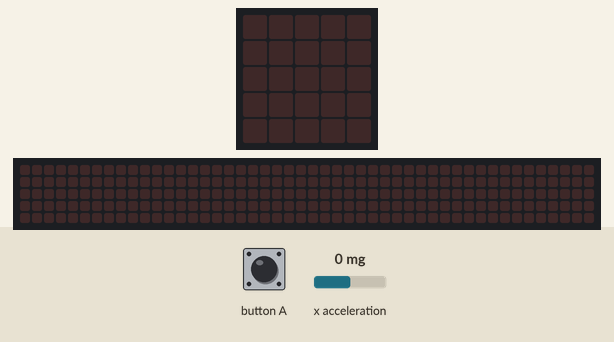
The program below on a simulated BBC micro:bit running MicroPython. Shown: the board's 5×5 LED display, a strip that is not on the board, showing the scrolling text unrolled. Inputs (shaded band) come from the test bench; at power-on: x acceleration 0 mg. The 48×5 strip is a reading aid, not a part: it shows the text the display is scrolling, unrolled, one strip-width of it at a time.

Above: at 1.2 s.
1.3 s: button A pressed for 0.15 s
At 1.37 s:
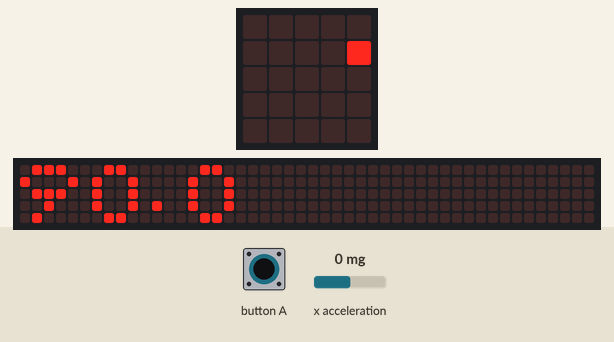
4.3 s: button A pressed for 1 s
At 4.97 s:
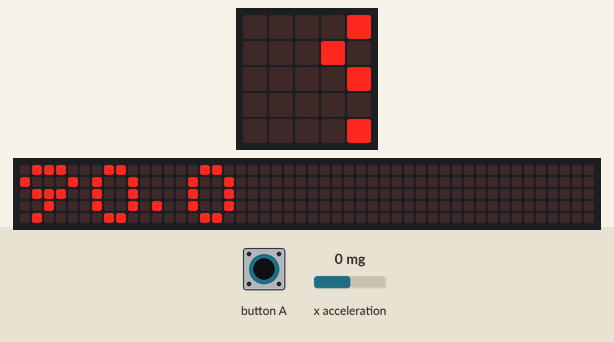
8.3 s: button A pressed for 3.2 s
At 8.67 s:
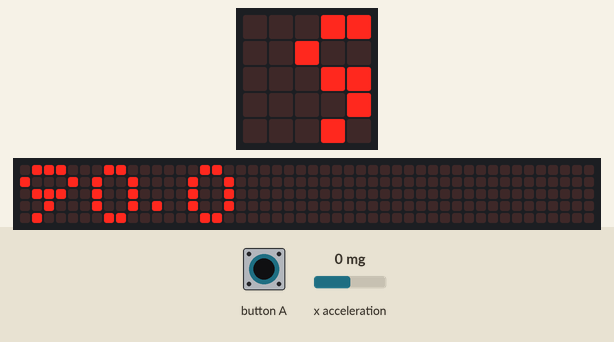

The program:

protractorCODE.py
```python
from microbit import *
import math

while True:
    x = accelerometer.get_x()

    if button_a.is_pressed():
        theta = math.degrees(math.acos(x/1024))
        display.scroll(str(round(theta,1)))
```

Measured:
- after the input at 1.3 s, the display: changes at once (image 1)
- after the input at 8.3 s, the display: first changes at once (image 3 shows a later state)
